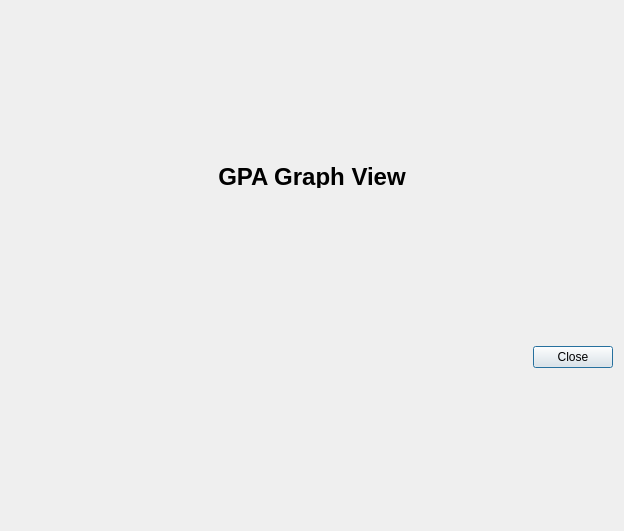
<?xml version="1.0" encoding="UTF-8"?>
<ui version="4.0">
 <class>gradegraph</class>
 <widget class="QDialog" name="gradegraph">
  <property name="geometry">
   <rect>
    <x>0</x>
    <y>0</y>
    <width>624</width>
    <height>531</height>
   </rect>
  </property>
  <property name="windowTitle">
   <string>GPA Graph View</string>
  </property>
  <property name="windowIcon">
   <iconset resource="../../../../resources/connectionstatus.qrc">
    <normaloff>:/icons/icon.ico</normaloff>:/icons/icon.ico</iconset>
  </property>
  <layout class="QGridLayout" name="gridLayout">
   <item row="0" column="0">
    <widget class="QLabel" name="label">
     <property name="sizePolicy">
      <sizepolicy hsizetype="Minimum" vsizetype="Minimum">
       <horstretch>0</horstretch>
       <verstretch>0</verstretch>
      </sizepolicy>
     </property>
     <property name="maximumSize">
      <size>
       <width>16777215</width>
       <height>25</height>
      </size>
     </property>
     <property name="text">
      <string>&lt;html&gt;&lt;head/&gt;&lt;body&gt;&lt;p align=&quot;center&quot;&gt;&lt;span style=&quot; font-size:18pt; font-weight:600;&quot;&gt;GPA Graph View&lt;/span&gt;&lt;/p&gt;&lt;/body&gt;&lt;/html&gt;</string>
     </property>
    </widget>
   </item>
   <item row="1" column="0">
    <layout class="QVBoxLayout" name="verticalLayoutMain">
     <item>
      <layout class="QVBoxLayout" name="verticalLayoutTable"/>
     </item>
     <item>
      <layout class="QHBoxLayout" name="horizontalLayoutButtomPanel">
       <property name="spacing">
        <number>0</number>
       </property>
       <property name="sizeConstraint">
        <enum>QLayout::SetMinimumSize</enum>
       </property>
       <item>
        <spacer name="horizontalSpacer">
         <property name="orientation">
          <enum>Qt::Horizontal</enum>
         </property>
         <property name="sizeType">
          <enum>QSizePolicy::MinimumExpanding</enum>
         </property>
         <property name="sizeHint" stdset="0">
          <size>
           <width>90</width>
           <height>20</height>
          </size>
         </property>
        </spacer>
       </item>
       <item>
        <widget class="QPushButton" name="pushButton">
         <property name="text">
          <string>Close</string>
         </property>
        </widget>
       </item>
      </layout>
     </item>
    </layout>
   </item>
  </layout>
 </widget>
 <resources>
  <include location="../../../../resources/connectionstatus.qrc"/>
 </resources>
 <connections/>
</ui>
